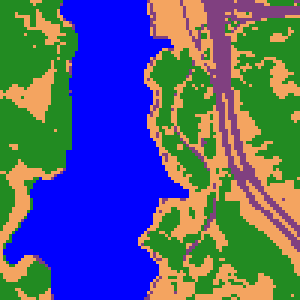
#> input picture images/gt.png, 100 x 100 px (shown 3 times larger)
$ jupyter execute --allow-errors viz_classes.ipynb
#> lines starting #> are read from the running program, lines starting #| are printed output that depends on the picture; after the words box and inside, x2 and y2 are one past the last pixel; in counts of white or black regions, pixels touching at a corner belong together
[cell 1]
import scipy.io as sio

gt_path = 'data/jasper/jasper_ridge_gt.mat'
tmp = sio.loadmat(gt_path)
#> (reads data/jasper/jasper_ridge_gt.mat from the repository)

[cell 2]
gt = tmp['data']

[cell 3]
import matplotlib.pyplot as plt
fig, axs = plt.subplots(1, 4)
for i in range(4):
    axs[i].imshow(gt[:, :, i])
plt.show()
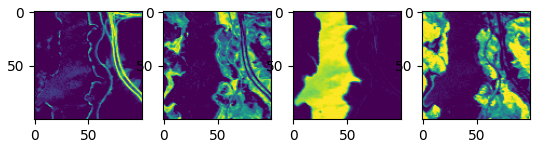
#> figure drawn by matplotlib, 4 panels

[cell 4]
# so in the dataset the arrangement of classes are road, soil, water, tree

[cell 5]
# plot misclassification heatmaps
import numpy as np
import matplotlib.pyplot as plt
from PIL import Image

# Define the color mapping for each class
color_mapping = {
    0: [128, 64, 128],  # Road - Purple
    1: [244, 164, 96],  # Soil - SandyBrown
    2: [0, 0, 255],     # Water - Blue
    3: [34, 139, 34],   # Tree - ForestGreen
}

# Function to convert an image to a label map
def image_to_label_map(image, color_mapping):
    h, w, _ = image.shape
    label_map = np.zeros((h, w), dtype=np.int32)
    for label, color in color_mapping.items():
        mask = np.all(image == color, axis=-1)
        label_map[mask] = label
    return label_map

# Function to create a misclassification heatmap
def create_heatmap(gt_labels, pred_labels):
    misclassification = (gt_labels != pred_labels).astype(np.float32)
    return misclassification

# Load ground truth and model prediction images
gt_image = np.array(Image.open('../images/gt.png'))
#> gt_image is the input picture: shape (100, 100, 3); mean R, G, B 80.8, 93.2, 129.6
model1_image = np.array(Image.open('../images/cnn.png'))
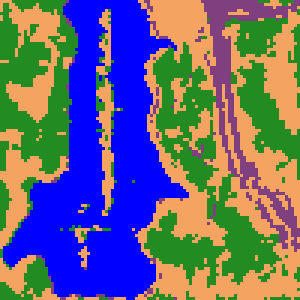
#> input picture images/cnn.png, 100 x 100 px (shown 3 times larger)
#> model1_image is the input picture: shape (100, 100, 3); mean R, G, B 102.2, 101.6, 126.4
model2_image = np.array(Image.open('../images/unet.png'))
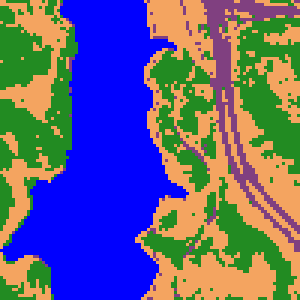
#> input picture images/unet.png, 100 x 100 px (shown 3 times larger)
#> model2_image is the input picture: shape (100, 100, 3); mean R, G, B 97.4, 96.4, 133.1
model3_image = np.array(Image.open('../images/ca_siamese.png'))
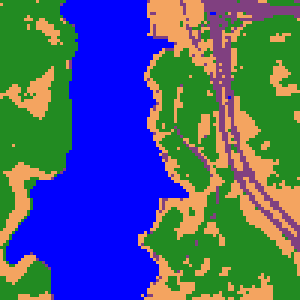
#> input picture images/ca_siamese.png, 100 x 100 px (shown 3 times larger)
#> model3_image is the input picture: shape (100, 100, 3); mean R, G, B 70.8, 92.8, 126.3

# Convert images to label maps
gt_labels = image_to_label_map(gt_image, color_mapping)
#> the loop in image_to_label_map, `for label, color in color_mapping.items():` made 4 passes
#> pass 1, in image_to_label_map, `mask = np.all(image == color, axis=-1)`:
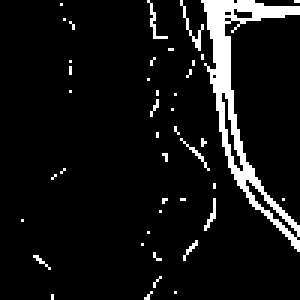
#> mask: shape (100, 100) bool (shown 3 times larger); 7.5% white; 43 white regions (40 under 20 px), largest, box (x1, y1, x2, y2) and area: (67, 0, 100, 84) 579, (60, 0, 68, 17) 26, (49, 0, 56, 13) 20
#> after the loop in image_to_label_map, `for label, color in color_mapping.items():`: label_map: shape (100, 100) int32; 4 distinct labels, from 0 to 3
model1_labels = image_to_label_map(model1_image, color_mapping)
#> after the loop in image_to_label_map (call 2), `for label, color in color_mapping.items():`:
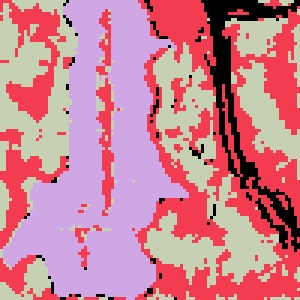
#> label_map: shape (100, 100) int32 (shown 3 times larger); 4 distinct labels, from 0 to 3; one colour per label, 0 black
model2_labels = image_to_label_map(model2_image, color_mapping)
#> after the loop in image_to_label_map (call 3), `for label, color in color_mapping.items():`:
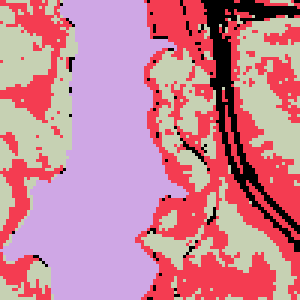
#> label_map: shape (100, 100) int32 (shown 3 times larger); 4 distinct labels, from 0 to 3; one colour per label, 0 black
model3_labels = image_to_label_map(model3_image, color_mapping)
#> after the loop in image_to_label_map (call 4), `for label, color in color_mapping.items():`:
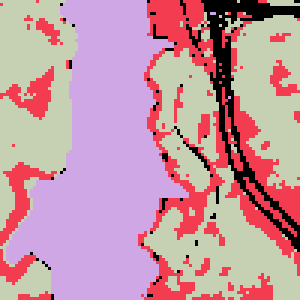
#> label_map: shape (100, 100) int32 (shown 3 times larger); 4 distinct labels, from 0 to 3; one colour per label, 0 black

# Create misclassification heatmaps
heatmap1 = create_heatmap(gt_labels, model1_labels)
#> in create_heatmap, `misclassification = (gt_labels != pred_labels).astype(np.float32)`: misclassification: shape (100, 100) float32; values 0 (black) and 1 (white), 21.9% white in thin lines or dots
heatmap2 = create_heatmap(gt_labels, model2_labels)
#> in create_heatmap (call 2), `misclassification = (gt_labels != pred_labels).astype(np.float32)`: misclassification: shape (100, 100) float32; values 0 (black) and 1 (white), 11.5% white in thin lines or dots
heatmap3 = create_heatmap(gt_labels, model3_labels)
#> in create_heatmap (call 3), `misclassification = (gt_labels != pred_labels).astype(np.float32)`: misclassification: shape (100, 100) float32; values 0 (black) and 1 (white), 8% white in thin lines or dots

# Save the heatmaps as images
plt.imsave('../images/cnn_heatmap.png', heatmap1, cmap='YlOrRd')
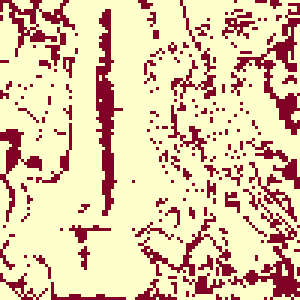
#> saved as cnn_heatmap.png: shape (100, 100, 3) (shown 3 times larger); mean R, G, B 227.2, 199.2, 167.7
plt.imsave('../images/unet_heatmap.png', heatmap2, cmap='YlOrRd')
plt.imsave('../images/ca_siamese_heatmap.png', heatmap3, cmap='YlOrRd')
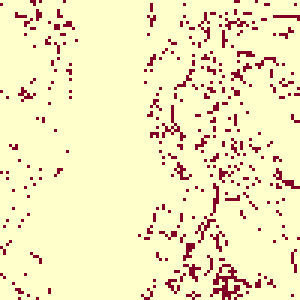
#> saved as ca_siamese_heatmap.png: shape (100, 100, 3) (shown 3 times larger); mean R, G, B 244.8, 234.5, 190.7

# Plot the heatmaps
fig, axes = plt.subplots(1, 3, figsize=(10, 10))
axes[0].imshow(heatmap1, cmap='YlOrRd', interpolation='nearest')
axes[0].set_title('CNN Misclassification Heatmap')
axes[1].imshow(heatmap2, cmap='YlOrRd', interpolation='nearest')
axes[1].set_title('Unet Misclassification Heatmap')
axes[2].imshow(heatmap3, cmap='YlOrRd', interpolation='nearest')
axes[2].set_title('Siamese Unet Misclassification Heatmap')

for ax in axes.flat:
    ax.axis('off')

plt.tight_layout()
plt.show()
